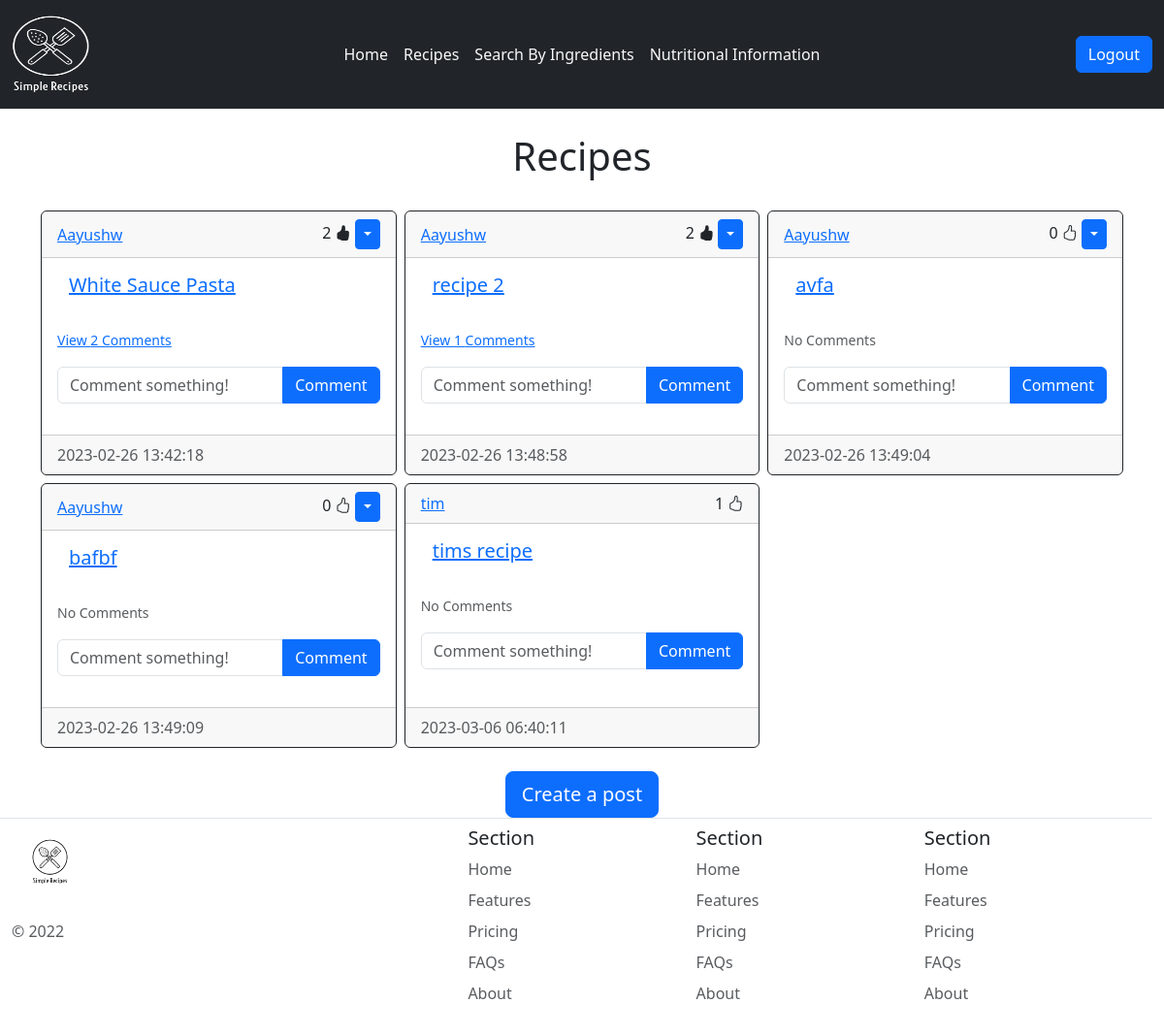
The app's page /all-recipes (signed in) with its own data.
### website/models.py (models this page shows)
class Post(db.Model):
    id = db.Column(db.Integer, primary_key=True)
    title = db.Column(db.String(150), nullable=False)
    text = db.Column(db.Text, nullable=False)
    ingredients = db.Column(db.Text, nullable=False)
    date_created = db.Column(db.DateTime(timezone=True), default=func.now())
    author = db.Column(db.Integer, db.ForeignKey(
        'user.id', ondelete="CASCADE"), nullable=False)
    comments = db.relationship('Comment', backref='post', passive_deletes=True)
    likes = db.relationship('Like', backref='post', passive_deletes=True)

class User(db.Model, UserMixin):
    id = db.Column(db.Integer, primary_key=True)
    email = db.Column(db.String(150), unique=True)
    username = db.Column(db.String(150), unique=True)
    password = db.Column(db.String(150))
    date_created = db.Column(db.DateTime(timezone=True), default=func.now())
    posts = db.relationship('Post', backref='user', passive_deletes=True)
    comments = db.relationship('Comment', backref='user', passive_deletes=True)
    likes = db.relationship('Like', backref='user', passive_deletes=True)

### website/views.py (the view)
@views.route("/all-recipes")
@login_required
def all_recipes():
    posts = Post.query.all()
    return render_template("all_recipes.html", user=current_user, posts=posts)

### website/__init__.py (called while the page is built)
def create_app():
    app = Flask(__name__)
    app.config['SECRET_KEY'] = "helloworld"
    app.config['SQLALCHEMY_DATABASE_URI'] = f'sqlite:///{DB_NAME}'
    db.init_app(app)
    from .views import views
    from .auth import auth
    from .models import User, Post, Comment, Like
    create_database(app)
    login_manager = LoginManager()
    login_manager.login_view = "auth.login"
    login_manager.init_app(app)
    @login_manager.user_loader
    def load_user(id):
        return User.query.get(int(id))
    app.register_blueprint(views, url_prefix='/')
    app.register_blueprint(auth, url_prefix='/')
    return app

### website/templates/all_recipes.html
{% extends "posts_div.html" %} {% block title %}Recipes{% endblock %}{% block
button %}
<div align="center">
  <a href="/create-post"
    ><button type="button" class="btn btn-lg btn-primary">
      Create a post
    </button></a
  >
</div>
{% endblock %}

### website/templates/posts_div.html (shortened to what this page needs)
{% extends "base.html" %} {% block body %}
<h1 align="center">{% block title %}{% endblock %}</h1>
<br />
<div id="posts">
  <div class="container">
    <div class="row row-cols-3 g-2">
      {% for post in posts %}
      <div class="col">
        <div class="card border-dark h-100">
          <div
            class="card-header d-flex justify-content-between align-items-center"
          >
            <a href="/posts/{{ post.user.username }}">{{post.user.username}}</a>
            <div>
              <span id="likes-count-{{post.id}}"> {{ post.likes|length }}</span>
              {% if user.id in post.likes|map(attribute="author")|list %}
              <i
                class="bi bi-hand-thumbs-up-fill"
                id="like-button-{{post.id}}"
                onclick="like(`{{post.id}}`)"
              ></i>
              {% else %}
              <i
                class="bi bi-hand-thumbs-up"
                id="like-button-{{post.id}}"
                onclick="like(`{{post.id}}`)"
              ></i>
              {% endif %} {% if user.id == post.author %}
              <div class="btn-group">
                <button
                  type="button"
                  class="btn btn-sm btn-primary dropdown-toggle"
                  data-bs-toggle="dropdown"
                ></button>
              </div>
              {% endif %}
            </div>
          </div>
          <div class="card-body">
            <a href="/recipe/{{ post.id}}">
              <div class="container">
                <h5 class="card-title">{{ post.title }}</h5>
              </div>
            </a>
            <br />
            <p class="card-text">
              {% if post.comments|length > 0 %}
              <a
                data-bs-toggle="collapse"
                href="#comments-{{post.id}}"
                role="button"
              >
                <small>View {{post.comments|length}} Comments</small>
              </a>
              {% else %}
              <small class="text-muted">No Comments</small>
              {% endif %}
            </p>
            <form
              class="input-group mb-3"
              method="POST"
              action="/create-comment/{{post.id}}"
            >
              <input
                type="text"
                id="text"
                name="text"
                class="form-control"
                placeholder="Comment something!"
              />
              <button type="submit" class="btn btn-primary">Comment</button>
            </form>
          </div>
          <div class="card-footer text-muted">{{post.date_created}}</div>
        </div>
      </div>
      {% endfor %}
    </div>
  </div>
</div>
<br />
{% block button %}{% endblock %} {% endblock %}

### records on screen
Post: user.username "Aayushw", likes|length "2", title "White Sauce Pasta", comments|length "2", date_created "2023-02-26 13:42:18"
Post: user.username "Aayushw", likes|length "2", title "recipe 2", comments|length "1", date_created "2023-02-26 13:48:58"
Post: user.username "Aayushw", likes|length "0", title "avfa", shows "No Comments", date_created "2023-02-26 13:49:04"
Post: user.username "Aayushw", likes|length "0", title "bafbf", shows "No Comments", date_created "2023-02-26 13:49:09"
Post: user.username "tim", likes|length "1", title "tims recipe", shows "No Comments", date_created "2023-03-06 06:40:11"
